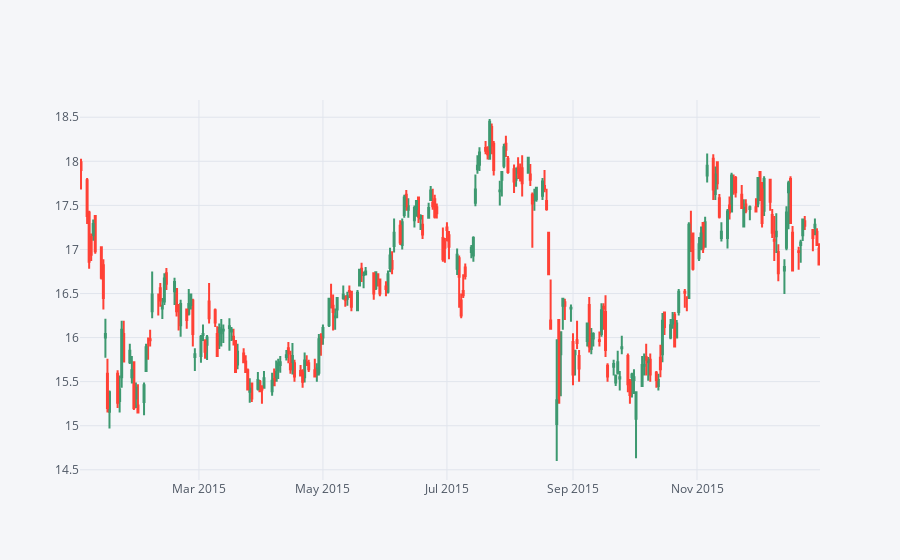

Notebook cell for this chart:
### Markdown cell above
** Use .iplot(kind='candle) to create a candle plot of Bank of America's stock from Jan 1st 2015 to Jan 1st 2016.**

### Code cell
bac_c = BAC[['Open', 'High', 'Low', 'Close']].loc['2016-01-01':'2015-01-01']
bac_c.iplot(kind='candle')

### Figure 1 — Plotly figure (JSON) as saved in the notebook; plotly's stock layout.template omitted (floating-point values rounded to 4 significant figures; data arrays with more than 128 entries replaced by an {"elided": "..."} marker saying what was removed)
{"data": [{"close": {"elided": "252 float values"}, "high": {"elided": "252 float values"}, "low": {"elided": "252 float values"}, "open": {"elided": "252 float values"}, "showlegend": false, "type": "candlestick", "x": {"elided": "252 str values"}, "yaxis": "y2"}], "layout": {"legend": {"bgcolor": "#F5F6F9", "font": {"color": "#4D5663"}}, "paper_bgcolor": "#F5F6F9", "plot_bgcolor": "#F5F6F9", "title": {"font": {"color": "#4D5663"}}, "xaxis": {"gridcolor": "#E1E5ED", "rangeslider": {"visible": false}, "showgrid": true, "tickfont": {"color": "#4D5663"}, "title": {"font": {"color": "#4D5663"}, "text": ""}, "zerolinecolor": "#E1E5ED"}, "yaxis": {"gridcolor": "#E1E5ED", "showgrid": true, "showticklabels": false, "tickfont": {"color": "#4D5663"}, "title": {"font": {"color": "#4D5663"}, "text": ""}, "zerolinecolor": "#E1E5ED"}, "yaxis2": {"gridcolor": "#E1E5ED", "showgrid": true, "tickfont": {"color": "#4D5663"}, "title": {"font": {"color": "#4D5663"}, "text": ""}, "zerolinecolor": "#E1E5ED"}}}
